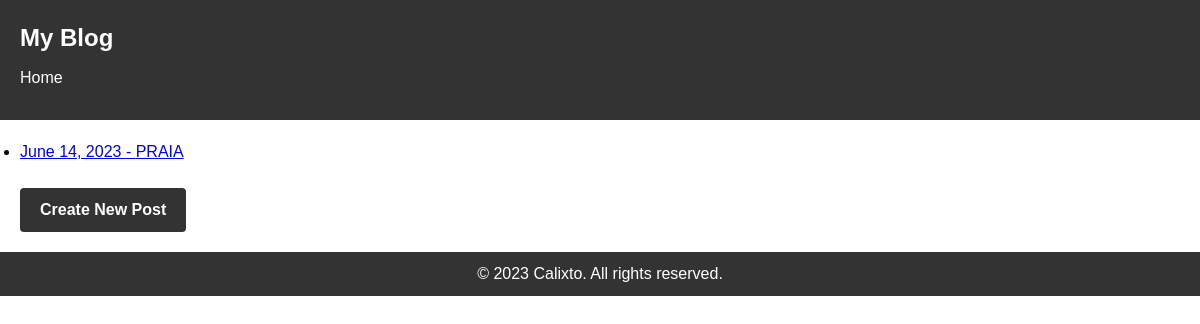
The page /blog/ on the database as committed earlier.
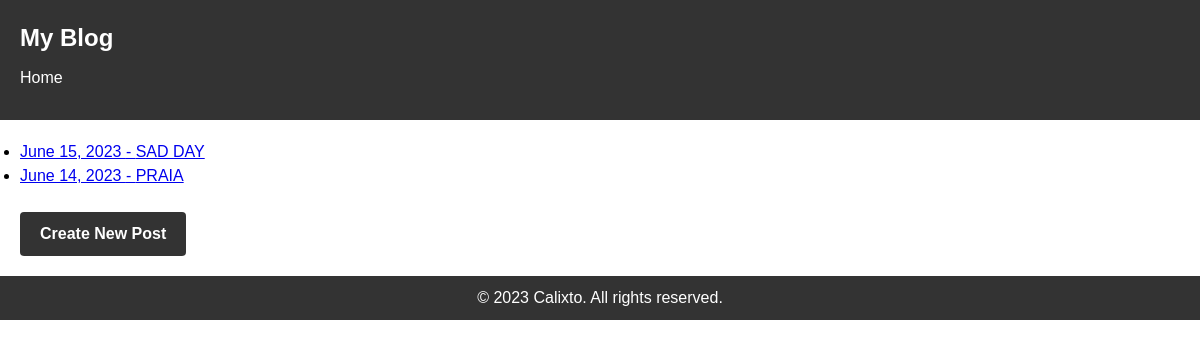
The same page on the database as committed later.
### blog/models.py (models this page shows, shortened)
class Post(models.Model):
    post_text = models.TextField()
    post_title = models.CharField(max_length=200)
    pub_date = models.DateTimeField()
    photo = models.ImageField(upload_to='post_images/', null=True, blank=True)

### blog/views.py (the view)
# urls.py: path("", views.IndexView.as_view(), name="index"),
class IndexView(generic.ListView):
    model = Post
    template_name = "blog/index.html"
    def get_queryset(self):
        return Post.objects.filter(pub_date__lte=timezone.now()).order_by("-pub_date")

### blog/templates/blog/index.html (shortened to what this page needs)
{% load static %}
<!DOCTYPE html>
<html>
<head>
    <link rel="stylesheet"  href="{% static 'blog/style.css' %}">
</head>
<body>
    <header>
        <h1>My Blog</h1>
        <nav>
            <ul>
                <li><a href="{% url 'blog:index' %}">Home</a></li>
            </ul>
        </nav>
    </header>
    <main>
        {% block content %}
            {% if post_list %}
                <ul>
                {% for post in post_list %}
                <li><a href="{% url 'blog:detail' post.id %}">{{ post.pub_date|date }} - {{ post.post_title }}</a></li>
                {% endfor %}
                </ul>
            {% else %}
                <p>No posts are available!!.</p>
            {% endif %}
            <br>
            <a href="{% url 'blog:create.post' %}" class="new-post-button">Create New Post</a>
        {% endblock %}
    </main>
    <footer>
        <p>&copy; 2023 Calixto. All rights reserved.</p>
    </footer>
</body>
</html>

Rows that differ between the two databases and show on the page:
added Post: pub_date "June 15, 2023", post_title "SAD DAY"
